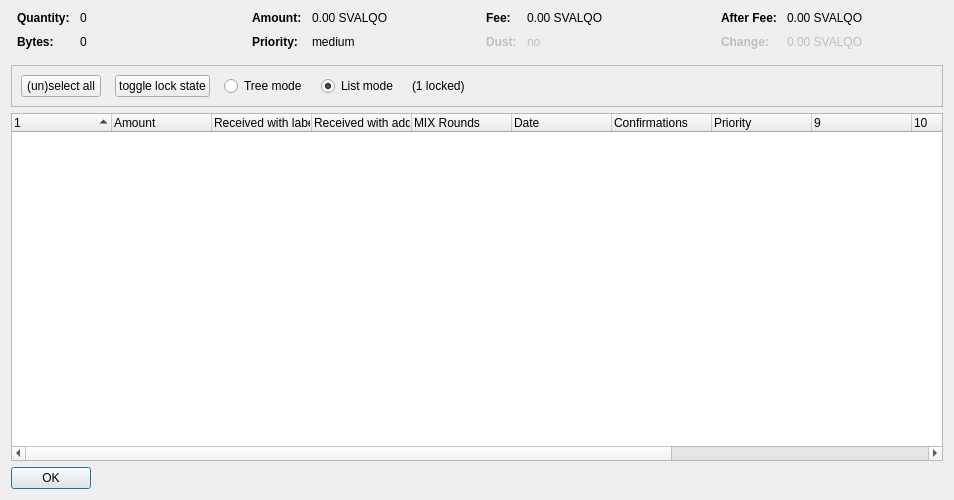
<?xml version="1.0" encoding="UTF-8"?>
<ui version="4.0">
 <class>CoinControlDialog</class>
 <widget class="QDialog" name="CoinControlDialog">
  <property name="geometry">
   <rect>
    <x>0</x>
    <y>0</y>
    <width>954</width>
    <height>500</height>
   </rect>
  </property>
  <property name="windowTitle">
   <string>Coin Selection</string>
  </property>
  <layout class="QVBoxLayout" name="verticalLayout">
   <item>
    <layout class="QHBoxLayout" name="horizontalLayoutTop" stretch="0,0,0,0">
     <property name="topMargin">
      <number>0</number>
     </property>
     <property name="bottomMargin">
      <number>10</number>
     </property>
     <item>
      <layout class="QFormLayout" name="formLayoutCoinControl1">
       <property name="horizontalSpacing">
        <number>10</number>
       </property>
       <property name="verticalSpacing">
        <number>10</number>
       </property>
       <property name="leftMargin">
        <number>6</number>
       </property>
       <property name="rightMargin">
        <number>6</number>
       </property>
       <item row="0" column="0">
        <widget class="QLabel" name="labelCoinControlQuantityText">
         <property name="font">
          <font>
           <weight>75</weight>
           <bold>true</bold>
          </font>
         </property>
         <property name="text">
          <string>Quantity:</string>
         </property>
        </widget>
       </item>
       <item row="0" column="1">
        <widget class="QLabel" name="labelCoinControlQuantity">
         <property name="cursor">
          <cursorShape>IBeamCursor</cursorShape>
         </property>
         <property name="contextMenuPolicy">
          <enum>Qt::ActionsContextMenu</enum>
         </property>
         <property name="text">
          <string notr="true">0</string>
         </property>
         <property name="textInteractionFlags">
          <set>Qt::LinksAccessibleByMouse|Qt::TextSelectableByKeyboard|Qt::TextSelectableByMouse</set>
         </property>
        </widget>
       </item>
       <item row="1" column="0">
        <widget class="QLabel" name="labelCoinControlBytesText">
         <property name="font">
          <font>
           <weight>75</weight>
           <bold>true</bold>
          </font>
         </property>
         <property name="text">
          <string>Bytes:</string>
         </property>
        </widget>
       </item>
       <item row="1" column="1">
        <widget class="QLabel" name="labelCoinControlBytes">
         <property name="cursor">
          <cursorShape>IBeamCursor</cursorShape>
         </property>
         <property name="contextMenuPolicy">
          <enum>Qt::ActionsContextMenu</enum>
         </property>
         <property name="text">
          <string notr="true">0</string>
         </property>
         <property name="textInteractionFlags">
          <set>Qt::LinksAccessibleByMouse|Qt::TextSelectableByKeyboard|Qt::TextSelectableByMouse</set>
         </property>
        </widget>
       </item>
      </layout>
     </item>
     <item>
      <layout class="QFormLayout" name="formLayoutCoinControl2">
       <property name="horizontalSpacing">
        <number>10</number>
       </property>
       <property name="verticalSpacing">
        <number>10</number>
       </property>
       <property name="leftMargin">
        <number>6</number>
       </property>
       <property name="rightMargin">
        <number>6</number>
       </property>
       <item row="0" column="0">
        <widget class="QLabel" name="labelCoinControlAmountText">
         <property name="font">
          <font>
           <weight>75</weight>
           <bold>true</bold>
          </font>
         </property>
         <property name="text">
          <string>Amount:</string>
         </property>
        </widget>
       </item>
       <item row="0" column="1">
        <widget class="QLabel" name="labelCoinControlAmount">
         <property name="cursor">
          <cursorShape>IBeamCursor</cursorShape>
         </property>
         <property name="contextMenuPolicy">
          <enum>Qt::ActionsContextMenu</enum>
         </property>
         <property name="text">
          <string notr="true">0.00 SVALQO</string>
         </property>
         <property name="textInteractionFlags">
          <set>Qt::LinksAccessibleByMouse|Qt::TextSelectableByKeyboard|Qt::TextSelectableByMouse</set>
         </property>
        </widget>
       </item>
       <item row="1" column="0">
        <widget class="QLabel" name="labelCoinControlPriorityText">
         <property name="font">
          <font>
           <weight>75</weight>
           <bold>true</bold>
          </font>
         </property>
         <property name="text">
          <string>Priority:</string>
         </property>
        </widget>
       </item>
       <item row="1" column="1">
        <widget class="QLabel" name="labelCoinControlPriority">
         <property name="cursor">
          <cursorShape>IBeamCursor</cursorShape>
         </property>
         <property name="contextMenuPolicy">
          <enum>Qt::ActionsContextMenu</enum>
         </property>
         <property name="text">
          <string>medium</string>
         </property>
         <property name="textInteractionFlags">
          <set>Qt::LinksAccessibleByMouse|Qt::TextSelectableByKeyboard|Qt::TextSelectableByMouse</set>
         </property>
        </widget>
       </item>
      </layout>
     </item>
     <item>
      <layout class="QFormLayout" name="formLayoutCoinControl3">
       <property name="horizontalSpacing">
        <number>10</number>
       </property>
       <property name="verticalSpacing">
        <number>10</number>
       </property>
       <property name="leftMargin">
        <number>6</number>
       </property>
       <property name="rightMargin">
        <number>6</number>
       </property>
       <item row="0" column="0">
        <widget class="QLabel" name="labelCoinControlFeeText">
         <property name="font">
          <font>
           <weight>75</weight>
           <bold>true</bold>
          </font>
         </property>
         <property name="text">
          <string>Fee:</string>
         </property>
        </widget>
       </item>
       <item row="0" column="1">
        <widget class="QLabel" name="labelCoinControlFee">
         <property name="cursor">
          <cursorShape>IBeamCursor</cursorShape>
         </property>
         <property name="contextMenuPolicy">
          <enum>Qt::ActionsContextMenu</enum>
         </property>
         <property name="text">
          <string notr="true">0.00 SVALQO</string>
         </property>
         <property name="textInteractionFlags">
          <set>Qt::LinksAccessibleByMouse|Qt::TextSelectableByKeyboard|Qt::TextSelectableByMouse</set>
         </property>
        </widget>
       </item>
       <item row="1" column="0">
        <widget class="QLabel" name="labelCoinControlLowOutputText">
         <property name="enabled">
          <bool>false</bool>
         </property>
         <property name="font">
          <font>
           <weight>75</weight>
           <bold>true</bold>
          </font>
         </property>
         <property name="text">
          <string>Dust:</string>
         </property>
        </widget>
       </item>
       <item row="1" column="1">
        <widget class="QLabel" name="labelCoinControlLowOutput">
         <property name="enabled">
          <bool>false</bool>
         </property>
         <property name="cursor">
          <cursorShape>IBeamCursor</cursorShape>
         </property>
         <property name="contextMenuPolicy">
          <enum>Qt::ActionsContextMenu</enum>
         </property>
         <property name="text">
          <string>no</string>
         </property>
         <property name="textInteractionFlags">
          <set>Qt::LinksAccessibleByMouse|Qt::TextSelectableByKeyboard|Qt::TextSelectableByMouse</set>
         </property>
        </widget>
       </item>
      </layout>
     </item>
     <item>
      <layout class="QFormLayout" name="formLayoutCoinControl4">
       <property name="horizontalSpacing">
        <number>10</number>
       </property>
       <property name="verticalSpacing">
        <number>10</number>
       </property>
       <property name="leftMargin">
        <number>6</number>
       </property>
       <property name="rightMargin">
        <number>6</number>
       </property>
       <item row="0" column="0">
        <widget class="QLabel" name="labelCoinControlAfterFeeText">
         <property name="font">
          <font>
           <weight>75</weight>
           <bold>true</bold>
          </font>
         </property>
         <property name="text">
          <string>After Fee:</string>
         </property>
        </widget>
       </item>
       <item row="0" column="1">
        <widget class="QLabel" name="labelCoinControlAfterFee">
         <property name="cursor">
          <cursorShape>IBeamCursor</cursorShape>
         </property>
         <property name="contextMenuPolicy">
          <enum>Qt::ActionsContextMenu</enum>
         </property>
         <property name="text">
          <string notr="true">0.00 SVALQO</string>
         </property>
         <property name="textInteractionFlags">
          <set>Qt::LinksAccessibleByMouse|Qt::TextSelectableByKeyboard|Qt::TextSelectableByMouse</set>
         </property>
        </widget>
       </item>
       <item row="1" column="0">
        <widget class="QLabel" name="labelCoinControlChangeText">
         <property name="enabled">
          <bool>false</bool>
         </property>
         <property name="font">
          <font>
           <weight>75</weight>
           <bold>true</bold>
          </font>
         </property>
         <property name="text">
          <string>Change:</string>
         </property>
        </widget>
       </item>
       <item row="1" column="1">
        <widget class="QLabel" name="labelCoinControlChange">
         <property name="enabled">
          <bool>false</bool>
         </property>
         <property name="cursor">
          <cursorShape>IBeamCursor</cursorShape>
         </property>
         <property name="contextMenuPolicy">
          <enum>Qt::ActionsContextMenu</enum>
         </property>
         <property name="text">
          <string notr="true">0.00 SVALQO</string>
         </property>
         <property name="textInteractionFlags">
          <set>Qt::LinksAccessibleByMouse|Qt::TextSelectableByKeyboard|Qt::TextSelectableByMouse</set>
         </property>
        </widget>
       </item>
      </layout>
     </item>
    </layout>
   </item>
   <item>
    <widget class="QFrame" name="frame">
     <property name="minimumSize">
      <size>
       <width>0</width>
       <height>40</height>
      </size>
     </property>
     <property name="frameShape">
      <enum>QFrame::StyledPanel</enum>
     </property>
     <property name="frameShadow">
      <enum>QFrame::Sunken</enum>
     </property>
     <layout class="QHBoxLayout" name="horizontalLayout">
      <item>
       <layout class="QHBoxLayout" name="horizontalLayoutPanel" stretch="0,0,0,0,0,0">
        <property name="spacing">
         <number>14</number>
        </property>
        <item>
         <widget class="QPushButton" name="pushButtonSelectAll">
          <property name="sizePolicy">
           <sizepolicy hsizetype="Maximum" vsizetype="Fixed">
            <horstretch>0</horstretch>
            <verstretch>0</verstretch>
           </sizepolicy>
          </property>
          <property name="text">
           <string>(un)select all</string>
          </property>
          <property name="autoDefault">
           <bool>false</bool>
          </property>
         </widget>
        </item>
        <item>
         <widget class="QPushButton" name="pushButtonToggleLock">
          <property name="sizePolicy">
           <sizepolicy hsizetype="Maximum" vsizetype="Fixed">
            <horstretch>0</horstretch>
            <verstretch>0</verstretch>
           </sizepolicy>
          </property>
          <property name="text">
           <string>toggle lock state</string>
          </property>
          <property name="autoDefault">
           <bool>false</bool>
          </property>
         </widget>
        </item>
        <item>
         <widget class="QRadioButton" name="radioTreeMode">
          <property name="sizePolicy">
           <sizepolicy hsizetype="Maximum" vsizetype="Fixed">
            <horstretch>0</horstretch>
            <verstretch>0</verstretch>
           </sizepolicy>
          </property>
          <property name="text">
           <string>Tree mode</string>
          </property>
         </widget>
        </item>
        <item>
         <widget class="QRadioButton" name="radioListMode">
          <property name="sizePolicy">
           <sizepolicy hsizetype="Maximum" vsizetype="Fixed">
            <horstretch>0</horstretch>
            <verstretch>0</verstretch>
           </sizepolicy>
          </property>
          <property name="text">
           <string>List mode</string>
          </property>
          <property name="checked">
           <bool>true</bool>
          </property>
         </widget>
        </item>
        <item>
         <widget class="QLabel" name="labelLocked">
          <property name="text">
           <string>(1 locked)</string>
          </property>
         </widget>
        </item>
        <item>
         <spacer name="horizontalSpacer">
          <property name="orientation">
           <enum>Qt::Horizontal</enum>
          </property>
          <property name="sizeHint" stdset="0">
           <size>
            <width>40</width>
            <height>20</height>
           </size>
          </property>
         </spacer>
        </item>
       </layout>
      </item>
     </layout>
    </widget>
   </item>
   <item>
    <widget class="CoinControlTreeWidget" name="treeWidget">
     <property name="contextMenuPolicy">
      <enum>Qt::CustomContextMenu</enum>
     </property>
     <property name="sortingEnabled">
      <bool>false</bool>
     </property>
     <property name="columnCount">
      <number>13</number>
     </property>
     <attribute name="headerShowSortIndicator" stdset="0">
      <bool>true</bool>
     </attribute>
     <attribute name="headerStretchLastSection">
      <bool>false</bool>
     </attribute>
     <column>
      <property name="text">
       <string/>
      </property>
     </column>
     <column>
      <property name="text">
       <string>Amount</string>
      </property>
     </column>
     <column>
      <property name="text">
       <string>Received with label</string>
      </property>
     </column>
     <column>
      <property name="text">
       <string>Received with address</string>
      </property>
     </column>
     <column>
      <property name="text">
       <string>MIX Rounds</string>
      </property>
     </column>
     <column>
      <property name="text">
       <string>Date</string>
      </property>
     </column>
     <column>
      <property name="text">
       <string>Confirmations</string>
      </property>
      <property name="toolTip">
       <string>Confirmed</string>
      </property>
     </column>
     <column>
      <property name="text">
       <string>Priority</string>
      </property>
     </column>
     <column>
      <property name="text">
       <string/>
      </property>
     </column>
     <column>
      <property name="text">
       <string/>
      </property>
     </column>
     <column>
      <property name="text">
       <string/>
      </property>
     </column>
     <column>
      <property name="text">
       <string/>
      </property>
     </column>
     <column>
      <property name="text">
       <string/>
      </property>
     </column>
    </widget>
   </item>
   <item>
    <widget class="QDialogButtonBox" name="buttonBox">
     <property name="sizePolicy">
      <sizepolicy hsizetype="Maximum" vsizetype="Fixed">
       <horstretch>0</horstretch>
       <verstretch>0</verstretch>
      </sizepolicy>
     </property>
     <property name="orientation">
      <enum>Qt::Horizontal</enum>
     </property>
     <property name="standardButtons">
      <set>QDialogButtonBox::Ok</set>
     </property>
    </widget>
   </item>
  </layout>
 </widget>
 <customwidgets>
  <customwidget>
   <class>CoinControlTreeWidget</class>
   <extends>QTreeWidget</extends>
   <header>coincontroltreewidget.h</header>
  </customwidget>
 </customwidgets>
 <resources/>
 <connections/>
</ui>
